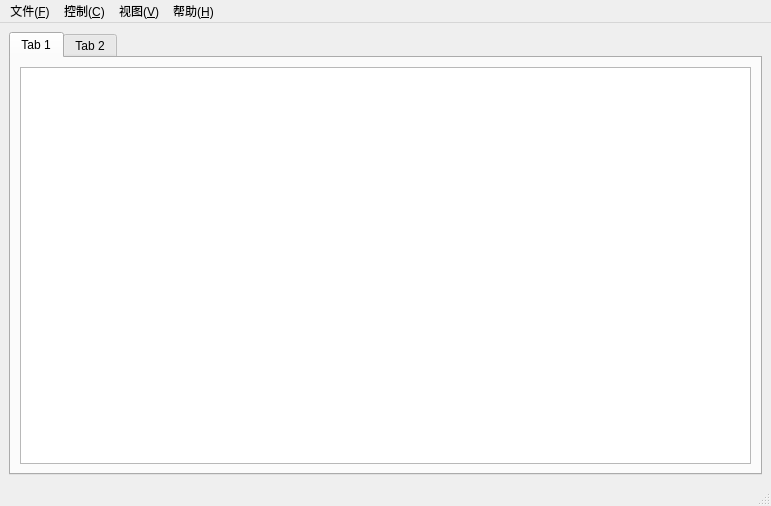
<?xml version="1.0" encoding="UTF-8"?>
<ui version="4.0">
 <class>MainWindow</class>
 <widget class="QMainWindow" name="MainWindow">
  <property name="geometry">
   <rect>
    <x>0</x>
    <y>0</y>
    <width>771</width>
    <height>506</height>
   </rect>
  </property>
  <property name="windowTitle">
   <string>MainWindow</string>
  </property>
  <widget class="QWidget" name="centralwidget">
   <layout class="QGridLayout" name="gridLayout">
    <item row="0" column="0">
     <widget class="QTabWidget" name="tabConsoles">
      <property name="currentIndex">
       <number>0</number>
      </property>
      <widget class="QWidget" name="tabConsole1">
       <attribute name="title">
        <string>Tab 1</string>
       </attribute>
       <layout class="QGridLayout" name="gridLayout_2">
        <item row="0" column="0">
         <widget class="QTextBrowser" name="console1Output"/>
        </item>
       </layout>
      </widget>
      <widget class="QWidget" name="tabConsole2">
       <attribute name="title">
        <string>Tab 2</string>
       </attribute>
      </widget>
     </widget>
    </item>
   </layout>
  </widget>
  <widget class="QMenuBar" name="menubar">
   <property name="geometry">
    <rect>
     <x>0</x>
     <y>0</y>
     <width>771</width>
     <height>21</height>
    </rect>
   </property>
   <widget class="QMenu" name="menuFile">
    <property name="title">
     <string>文件(&amp;F)</string>
    </property>
    <addaction name="actionExit"/>
   </widget>
   <widget class="QMenu" name="menuControl">
    <property name="title">
     <string>控制(&amp;C)</string>
    </property>
    <addaction name="actionStartAll"/>
    <addaction name="actionKillAll"/>
    <addaction name="actionRestartAll"/>
   </widget>
   <widget class="QMenu" name="menuHelp">
    <property name="title">
     <string>帮助(&amp;H)</string>
    </property>
    <addaction name="actionAbout"/>
   </widget>
   <widget class="QMenu" name="menuView">
    <property name="title">
     <string>视图(&amp;V)</string>
    </property>
    <addaction name="actionShowHideStatus"/>
    <addaction name="actionFullScreen"/>
   </widget>
   <addaction name="menuFile"/>
   <addaction name="menuControl"/>
   <addaction name="menuView"/>
   <addaction name="menuHelp"/>
  </widget>
  <widget class="QStatusBar" name="statusbar"/>
  <action name="actionExit">
   <property name="text">
    <string>退出(&amp;X)</string>
   </property>
   <property name="iconText">
    <string>退出</string>
   </property>
   <property name="toolTip">
    <string>退出程序</string>
   </property>
   <property name="statusTip">
    <string>退出程序</string>
   </property>
   <property name="shortcut">
    <string>Ctrl+X</string>
   </property>
  </action>
  <action name="actionStartAll">
   <property name="text">
    <string>全部启动(&amp;S)</string>
   </property>
   <property name="shortcut">
    <string>Ctrl+S</string>
   </property>
  </action>
  <action name="actionKillAll">
   <property name="text">
    <string>全部终止(&amp;K)</string>
   </property>
   <property name="shortcut">
    <string>Ctrl+K</string>
   </property>
  </action>
  <action name="actionRestartAll">
   <property name="text">
    <string>全部重启(&amp;R)</string>
   </property>
   <property name="shortcut">
    <string>Ctrl+R</string>
   </property>
  </action>
  <action name="actionAbout">
   <property name="text">
    <string>关于(&amp;A)</string>
   </property>
   <property name="shortcut">
    <string>F1</string>
   </property>
  </action>
  <action name="actionShowHideStatus">
   <property name="text">
    <string>显示/隐藏状态栏(&amp;S)</string>
   </property>
   <property name="shortcut">
    <string>Ctrl+M</string>
   </property>
  </action>
  <action name="actionFullScreen">
   <property name="text">
    <string>全屏(&amp;F)</string>
   </property>
   <property name="shortcut">
    <string>Ctrl+F</string>
   </property>
  </action>
 </widget>
 <resources/>
 <connections/>
</ui>
